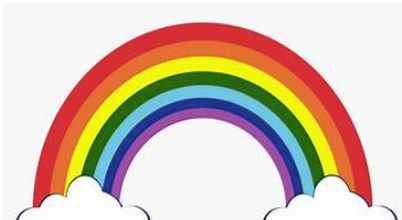
#> input picture Image processing with NumPy/rainbow.png, 402 x 220 px
$ jupyter execute Image_processing_with_numpy.ipynb
#> lines starting #> are read from the running program, lines starting #| are printed output that depends on the picture
# 🌈 Image Processing with NumPy — Color Channel Frequency Distribution

## Overview
This project demonstrates **fundamental image processing techniques** using **NumPy** by analyzing the **frequency distribution of pixel intensities** in a colorful image (a rainbow photograph).

The analysis focuses on understanding how the **Red, Green, and Blue (RGB) color channels** contribute to the image’s overall appearance. All computations are fully **vectorized using NumPy**, avoiding explicit Python loops to ensure efficiency and clarity.

---

## Data Source
- **rainbow.png**
  - A colorful image used to analyze RGB pixel intensity distributions
  - Serves as input for channel extraction and histogram computation

---

## Workflow

1. Load and display the input image
2. Extract Red, Green, and Blue (RGB) color channels
3. Visualize individual color channels
4. Compute frequency distributions (histograms) for each channel
5. Normalize histograms for comparative analysis
6. Visualize color channel distributions
7. Compute summary statistics (mean, variance, etc.) for pixel intensities

[cell 1]
# Import packages and libraries

import numpy as np
import matplotlib.pyplot as plt
from PIL import Image

[cell 2]
# Load rainbow image

img = Image.open("rainbow.png").convert("RGB")

# Convert to NumPy array

img_np = np.array(img)

# Display the image

plt.imshow(img_np)
plt.title("Original Rainbow Image")
plt.axis("off")
plt.show()

# Show array details

print("Image shape:", img_np.shape)
#| Image shape: (220, 402, 3)
print("Data type:", img_np.dtype)
#| Data type: uint8

###  Explanation:

- The image is converted into a **NumPy array** of shape `(220, 402, 3)` — representing Red, Green, and Blue channels.
- Each pixel intensity is an integer between **0–255**.
- NumPy allows vectorized access and arithmetic operations across these channels.

[cell 3]
# Extract RGB channels

red_channel   = img_np[:, :, 0]  # Red
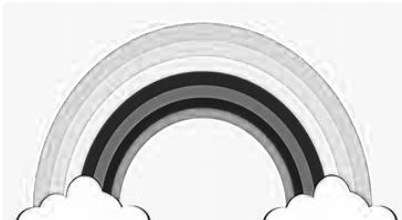
#> red_channel: shape (220, 402); min 4, max 255, mean 214.9
green_channel = img_np[:, :, 1]  # Green
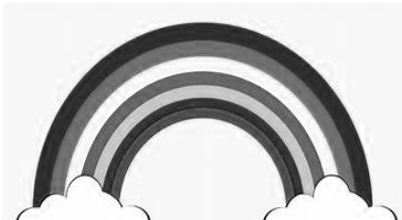
#> green_channel: shape (220, 402); min 0, max 255, mean 195.2
blue_channel  = img_np[:, :, 2]  # Blue
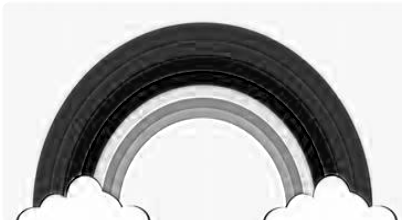
#> blue_channel: shape (220, 402); min 0, max 255, mean 179.6

[cell 4]
# Visualize each channel

fig, ax = plt.subplots(1, 3, figsize=(15, 4))
ax[0].imshow(red_channel, cmap='Reds')
ax[0].set_title('Red Channel')
ax[1].imshow(green_channel, cmap='Greens')
ax[1].set_title('Green Channel')
ax[2].imshow(blue_channel, cmap='Blues')
ax[2].set_title('Blue Channel')
for a in ax: a.axis('off')
plt.show()
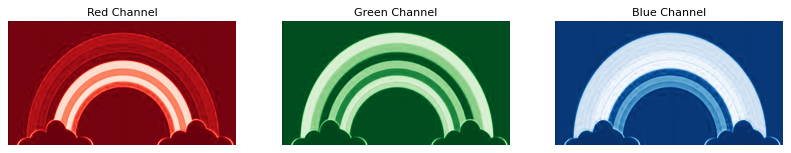
#> figure drawn by matplotlib, 3 panels

###  Explanation:

- The slice of 3D array along the third axis to isolate each color channel.
- The resulting arrays each represent the **intensity map** of one color.
- The brightness in each image corresponds to how strong that color is at that pixel.

[cell 5]
# Compute frequency distributions using np.bincount
# Compute how many pixels have a given intensity (0–255) for each color channel using NumPy’s vectorized counting.

red_hist   = np.bincount(red_channel.flatten(), minlength=256)
#> red_hist = 256 values, max 31944 at index 247, min 0 at index 0, mean 345.5
green_hist = np.bincount(green_channel.flatten(), minlength=256)
#> green_hist = 256 values, max 32221 at index 247, min 0 at index 1, mean 345.5
blue_hist  = np.bincount(blue_channel.flatten(), minlength=256)
#> blue_hist = 256 values, max 32136 at index 247, min 9 at index 91, mean 345.5

###  Explanation:

- `.flatten()` converts the 2D pixel grid into a 1D array.
- `np.bincount()` counts how many times each intensity value (0–255) occurs.
- `minlength=256` ensures all intensity bins exist.
- The result: three arrays, each representing a histogram for a color channel.

[cell 6]
# Visualize the Color Channel Distributions

plt.figure(figsize=(10,5))
plt.plot(red_hist, color='red', label='Red Channel')
plt.plot(green_hist, color='green', label='Green Channel')
plt.plot(blue_hist, color='blue', label='Blue Channel')
plt.title("Color Channel Frequency Distributions")
plt.xlabel("Pixel Intensity (0–255)")
plt.ylabel("Frequency")
plt.legend()
plt.grid(alpha=0.3)
plt.show()
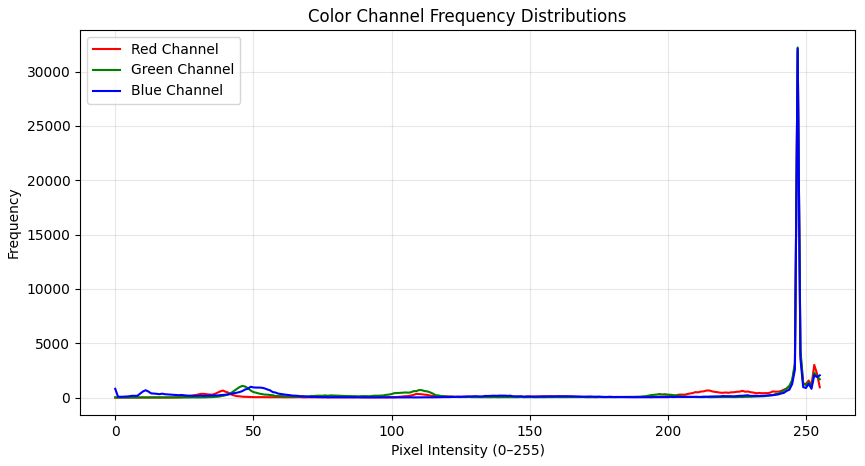
#> figure drawn by matplotlib, 1 panel; curve peaks at x = 247, y = 31944; curve peaks at x = 247, y = 32221; curve peaks at x = 247, y = 32136

###  Explanation:

- Each curve shows how frequently a particular brightness occurs for each color.
- For a rainbow, we expect all three channels to have **diverse distributions** — since the image covers a wide color range.

[cell 7]
# Normalize Histograms for Comparison
# This converts absolute counts into relative frequencies (probability distributions).

red_norm   = red_hist / red_hist.sum()
#> red_norm = 256 values, max 0.361 at index 247, min 0 at index 0, mean 0.00391
green_norm = green_hist / green_hist.sum()
#> green_norm = 256 values, max 0.364 at index 247, min 0 at index 1, mean 0.00391
blue_norm  = blue_hist / blue_hist.sum()
#> blue_norm = 256 values, max 0.363 at index 247, min 0.000102 at index 91, mean 0.00391

plt.figure(figsize=(10,5))
plt.plot(red_norm, color='red', label='Red (normalized)')
plt.plot(green_norm, color='green', label='Green (normalized)')
plt.plot(blue_norm, color='blue', label='Blue (normalized)')
plt.title("Normalized Frequency Distribution of Color Channels")
plt.xlabel("Pixel Intensity (0–255)")
plt.ylabel("Relative Frequency")
plt.legend()
plt.grid(alpha=0.3)
plt.show()
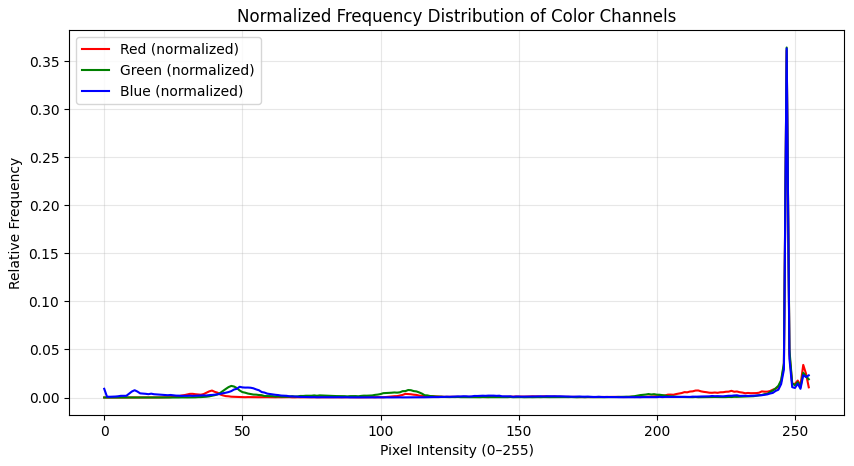
#> figure drawn by matplotlib, 1 panel; curve peaks at x = 247, y = 0.361; curve peaks at x = 247, y = 0.364; curve peaks at x = 247, y = 0.363

###  Explanation:

- Dividing each histogram by the total number of pixels yields a **probability distribution**.
- This normalization allows direct comparison between different images or channels.
- It also forms the basis for algorithms like **histogram equalization** and **image matching**.

[cell 8]
# Compute Summary Statistics
# Quantify color balance using NumPy’s built-in statistical functions.

for color, channel in zip(["Red", "Green", "Blue"], [red_channel, green_channel, blue_channel]):
    print(f"{color} Channel → mean: {channel.mean():.2f}, std: {channel.std():.2f}")
#> this loop made 3 passes
#> color on passes 1 to 3: 'Red', 'Green', 'Blue'
#| Red Channel → mean: 214.91, std: 62.44
#| Green Channel → mean: 195.24, std: 77.05
#| Blue Channel → mean: 179.64, std: 93.09
